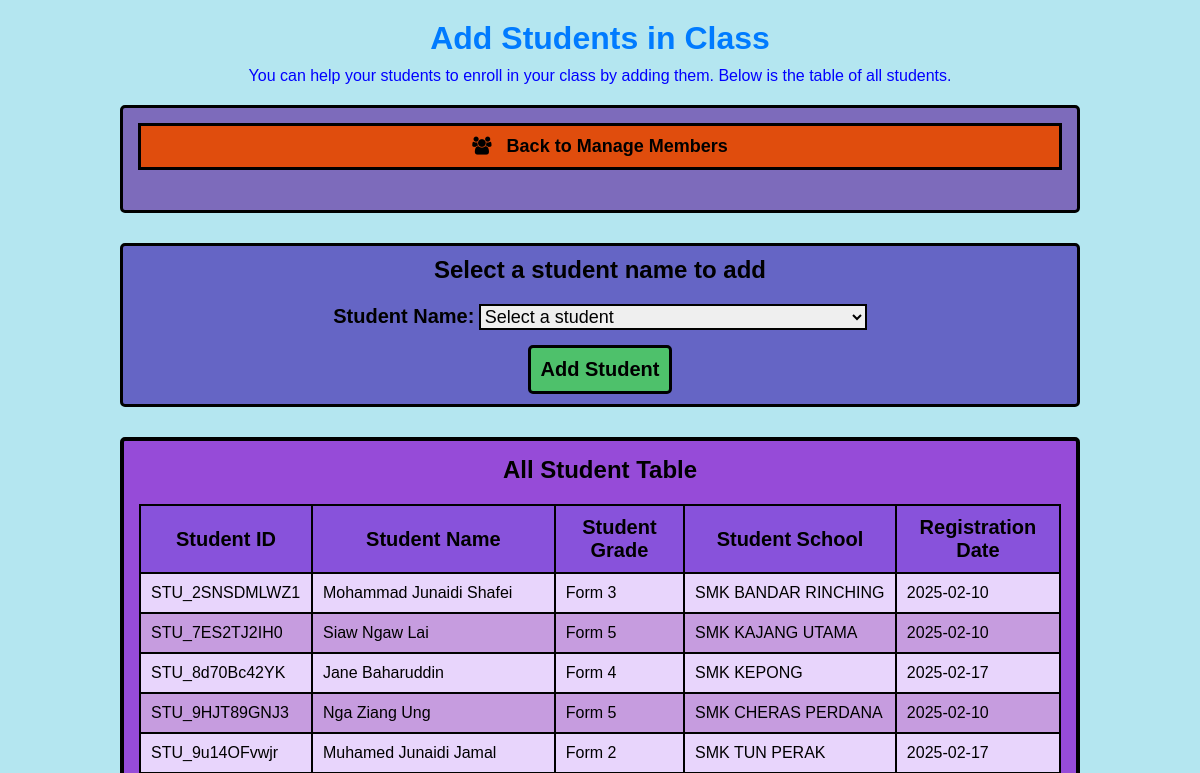
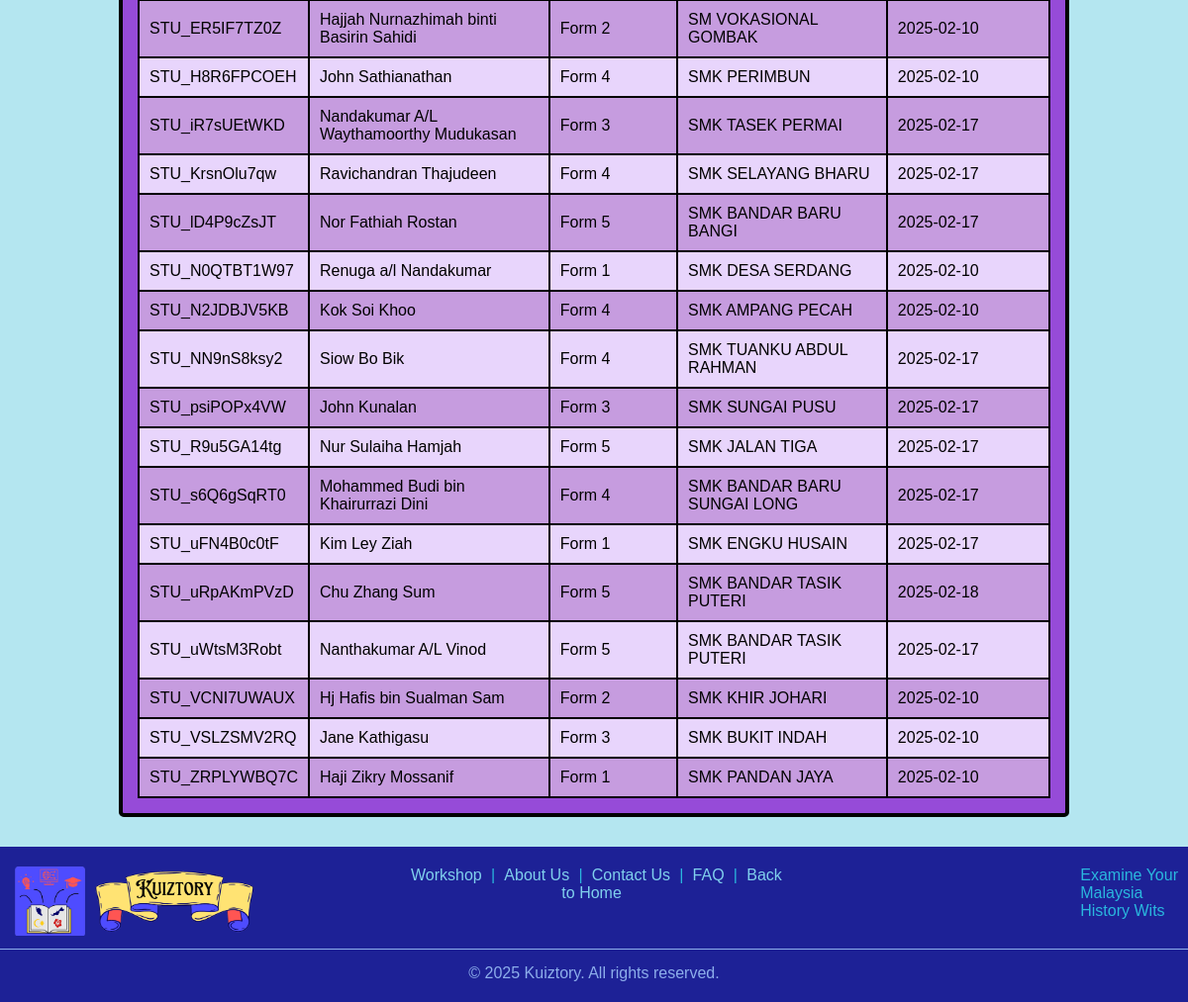
Screenshot of /workshop/addMember.php with the database file from the repository (2 pictures, top to bottom).
### tables this page shows
CREATE TABLE `student` (
  `StudentID` varchar(50) NOT NULL,
  `StudentEmail` varchar(250) NOT NULL,
  `StudentName` varchar(250) NOT NULL,
  `StudentTelNo` varchar(20) NOT NULL,
  `StudentGender` varchar(6) NOT NULL,
  `StudentCountry` varchar(50) NOT NULL,
  `StudentGradeLvl` varchar(20) NOT NULL,
  `StudentSchool` varchar(250) NOT NULL,
  `StudentSPM` varchar(5) NOT NULL,
  `StudentImg` varchar(250) DEFAULT NULL,
  `StudentPSWD` varchar(250) NOT NULL,
  `StudentRegDate` date NOT NULL
);

### workshop/addMember.php (the view, shortened to what this page needs)
<!DOCTYPE html>
<html lang="en">
<head>
    <link rel="stylesheet" href="./styles/addMember.css">
    <link rel="stylesheet" href="https://cdnjs.cloudflare.com/ajax/libs/font-awesome/4.7.0/css/font-awesome.min.css">
</head>
<body>
    <h1 class="title">Add Students in Class</h1>
    <p class="description">You can help your students to enroll in your class by adding them. Below is the table of all students.</p>
    <?php
        include './crudWKS/DBconnection.php';
        $refClassID =  $_GET['classid'];
        $query = "SELECT * FROM class WHERE ClassID = '$refClassID';";
        $results = mysqli_query($connection, $query);
        $data = mysqli_fetch_assoc($results);
        $ClassName = $data['ClassName'];
    ?>
    <div class="info-panel">
        <button class="Back-Btn" onclick="location.href='manageMembers.php?classid=<?php echo $refClassID?>';">
            <i class="fa fa-users" style="padding-right:10px;"></i>
            Back to Manage Members
        </button>
        <h2 style="padding-bottom:5px;font-weight:bold;"><?php echo $ClassName;?></h2>
    </div>
    <div class="select-container">
        <h2 style="margin-bottom:20px;">Select a student name to add</h2>
        <form action="" method="POST">
            <label for="label-student" class="StuLabel">Student Name:</label>
            <select id="student-account" class="fieldInput" name="stuID" required>
                <option value="">Select a student</option>
            </select><br>
            <input type="submit" class="submit-btn" name="addMember" value="Add Student">
        </form>
    </div>
    <section class="table-container">
        <h2 style="margin-bottom:20px;text-align:center;">All Student Table</h2>
        <table>
            <tr>
                <th>Student ID</th>
                <th>Student Name</th>
                <th>Student Grade</th>
                <th>Student School</th>
                <th>Registration Date</th>
            </tr>
            <?php
                $query2 = "SELECT * FROM student";
                $results2 = mysqli_query($connection, $query2);
                while ($data2 = mysqli_fetch_assoc($results2)) {
                    $StudentID = $data2['StudentID'];
                    $StudentName = $data2['StudentName'];
                    $StudentGrade = $data2['StudentGradeLvl'];
                    $StudentSchool = $data2['StudentSchool'];
                    $StudentRegDate = $data2['StudentRegDate'];
            ?>
                    <tr>
                        <td><?php echo $StudentID;?></td>
                        <td><?php echo $StudentName;?></td>
                        <td><?php echo $StudentGrade;?></td>
                        <td><?php echo $StudentSchool;?></td>
                        <td><?php echo $StudentRegDate;?></td>
                    </tr>
          <?php } ?>
        </table>
    </section>
    <?php include "WKSfooter.php";?>
</body>
</html>

### workshop/styles/addMember.css (style rules this page uses)
* { margin: 0; padding: 0; box-sizing: border-box; font-family: 'Trebuchet MS', sans-serif; }
body { background: #b4e6f0; }
.title { margin-top: 20px; text-align: center; margin-bottom: 10px; color: #007BFF; }
.description { text-align: center; margin-bottom: 20px; color: blue; }
.Back-Btn { font-size: 18px; font-weight: bold; padding: 10px; margin-bottom: 10px; background-color: #e04d0d; border: 3px solid black; cursor: pointer; }
.info-panel { display: flex; flex-direction: column; flex-wrap: wrap; margin-left: auto; margin-right: auto; width: 80%; background: rgba(119, 93, 181, 0.89); padding: 15px; border-radius: 5px; border: 3px solid black; margin-bottom: 30px; color: white; }
.select-container { display: flex; flex-direction: column; flex-wrap: wrap; margin-left: auto; margin-right: auto; text-align: center; width: 80%; background: rgba(92, 86, 193, 0.89); padding: 10px; border-radius: 5px; border: 3px solid black; }
.StuLabel { font-size: 20px; font-weight: bold; }
.fieldInput { font-size: 18px; border: 2px solid black; margin-bottom: 15px; cursor: pointer; }
.submit-btn { font-size: 20px; padding: 10px; background-color: #4ec16b; border: 3px solid black; border-radius: 5px; font-weight: bold; cursor: pointer; }
.table-container { background: rgba(146, 57, 214, 0.89); padding: 15px; display: flex; flex-direction: column; margin: 30px auto 30px auto; width: 80%; border-radius: 5px; border: 4px solid black; overflow-x: auto; }
table { border-collapse: collapse; margin-left: auto; margin-right: auto; }
th, td { border: 2px solid black; padding: 10px; }
th { background-color: rgb(136, 82, 219); font-size: 20px; }
tr:nth-child(even) { background-color: rgb(232, 213, 252); }
tr:nth-child(odd) { background-color: rgb(198, 156, 223); }

### rows the page displays
student: StudentID "STU_2SNSDMLWZ1", StudentName "Mohammad Junaidi Shafei", StudentGradeLvl "Form 3", StudentSchool "SMK BANDAR RINCHING", StudentRegDate "2025-02-10"
student: StudentID "STU_7ES2TJ2IH0", StudentName "Siaw Ngaw Lai", StudentGradeLvl "Form 5", StudentSchool "SMK KAJANG UTAMA", StudentRegDate "2025-02-10"
student: StudentID "STU_8d70Bc42YK", StudentName "Jane Baharuddin", StudentGradeLvl "Form 4", StudentSchool "SMK KEPONG", StudentRegDate "2025-02-17"
student: StudentID "STU_9HJT89GNJ3", StudentName "Nga Ziang Ung", StudentGradeLvl "Form 5", StudentSchool "SMK CHERAS PERDANA", StudentRegDate "2025-02-10"
student: StudentID "STU_9u14OFvwjr", StudentName "Muhamed Junaidi Jamal", StudentGradeLvl "Form 2", StudentSchool "SMK TUN PERAK", StudentRegDate "2025-02-17"
student: StudentID "STU_ER5IF7TZ0Z", StudentName "Hajjah Nurnazhimah binti Basirin Sahidi", StudentGradeLvl "Form 2", StudentSchool "SM VOKASIONAL GOMBAK", StudentRegDate "2025-02-10"
student: StudentID "STU_H8R6FPCOEH", StudentName "John Sathianathan", StudentGradeLvl "Form 4", StudentSchool "SMK PERIMBUN", StudentRegDate "2025-02-10"
student: StudentID "STU_iR7sUEtWKD", StudentName "Nandakumar A/L Waythamoorthy Mudukasan", StudentGradeLvl "Form 3", StudentSchool "SMK TASEK PERMAI", StudentRegDate "2025-02-17"
student: StudentID "STU_KrsnOlu7qw", StudentName "Ravichandran Thajudeen", StudentGradeLvl "Form 4", StudentSchool "SMK SELAYANG BHARU", StudentRegDate "2025-02-17"
student: StudentID "STU_lD4P9cZsJT", StudentName "Nor Fathiah Rostan", StudentGradeLvl "Form 5", StudentSchool "SMK BANDAR BARU BANGI", StudentRegDate "2025-02-17"
student: StudentID "STU_N0QTBT1W97", StudentName "Renuga a/l Nandakumar", StudentGradeLvl "Form 1", StudentSchool "SMK DESA SERDANG", StudentRegDate "2025-02-10"
student: StudentID "STU_N2JDBJV5KB", StudentName "Kok Soi Khoo", StudentGradeLvl "Form 4", StudentSchool "SMK AMPANG PECAH", StudentRegDate "2025-02-10"
student: StudentID "STU_NN9nS8ksy2", StudentName "Siow Bo Bik", StudentGradeLvl "Form 4", StudentSchool "SMK TUANKU ABDUL RAHMAN", StudentRegDate "2025-02-17"
student: StudentID "STU_psiPOPx4VW", StudentName "John Kunalan", StudentGradeLvl "Form 3", StudentSchool "SMK SUNGAI PUSU", StudentRegDate "2025-02-17"
student: StudentID "STU_R9u5GA14tg", StudentName "Nur Sulaiha Hamjah", StudentGradeLvl "Form 5", StudentSchool "SMK JALAN TIGA", StudentRegDate "2025-02-17"
student: StudentID "STU_s6Q6gSqRT0", StudentName "Mohammed Budi bin Khairurrazi Dini", StudentGradeLvl "Form 4", StudentSchool "SMK BANDAR BARU SUNGAI LONG", StudentRegDate "2025-02-17"
student: StudentID "STU_uFN4B0c0tF", StudentName "Kim Ley Ziah", StudentGradeLvl "Form 1", StudentSchool "SMK ENGKU HUSAIN", StudentRegDate "2025-02-17"
student: StudentID "STU_uRpAKmPVzD", StudentName "Chu Zhang Sum", StudentGradeLvl "Form 5", StudentSchool "SMK BANDAR TASIK PUTERI", StudentRegDate "2025-02-18"
student: StudentID "STU_uWtsM3Robt", StudentName "Nanthakumar A/L Vinod", StudentGradeLvl "Form 5", StudentSchool "SMK BANDAR TASIK PUTERI", StudentRegDate "2025-02-17"
student: StudentID "STU_VCNI7UWAUX", StudentName "Hj Hafis bin Sualman Sam", StudentGradeLvl "Form 2", StudentSchool "SMK KHIR JOHARI", StudentRegDate "2025-02-10"
student: StudentID "STU_VSLZSMV2RQ", StudentName "Jane Kathigasu", StudentGradeLvl "Form 3", StudentSchool "SMK BUKIT INDAH", StudentRegDate "2025-02-10"
student: StudentID "STU_ZRPLYWBQ7C", StudentName "Haji Zikry Mossanif", StudentGradeLvl "Form 1", StudentSchool "SMK PANDAN JAYA", StudentRegDate "2025-02-10"
